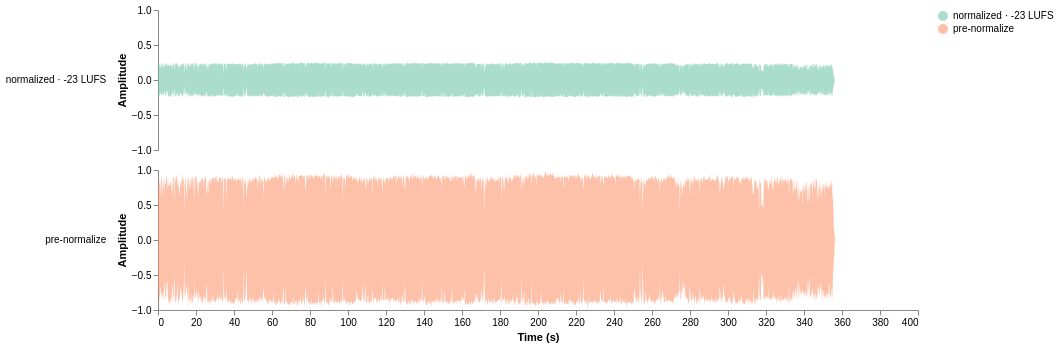

Here is the notebook cell this chart was saved with:
### Code cell
comparison_chart(
    [
        (audio_pre_norm, cfg.target_sr, "pre-normalize"),
        (audio, cfg.target_sr, "normalized · -23 LUFS"),
    ]
)

### Figure 1 — Vega-Lite specification as saved in the notebook (floating-point values rounded to 4 significant figures; data arrays with more than 128 entries replaced by an {"elided": "..."} marker saying what was removed)
{"config": {"view": {"continuousWidth": 300, "continuousHeight": 300, "strokeOpacity": 0}, "axis": {"grid": false}}, "data": {"name": "data-09f65bc5372aac7e23f16d4281596fd2"}, "mark": {"type": "area", "opacity": 0.55}, "encoding": {"color": {"field": "stage", "legend": {"title": null}, "scale": {"scheme": "set2"}, "type": "nominal"}, "row": {"field": "stage", "header": {"labelAlign": "left", "labelAngle": 0}, "title": null, "type": "nominal"}, "x": {"field": "time", "title": "Time (s)", "type": "quantitative"}, "y": {"field": "min", "scale": {"domain": [-1, 1]}, "title": "Amplitude", "type": "quantitative"}, "y2": {"field": "max"}}, "height": 140, "width": 760, "$schema": "https://vega.github.io/schema/vega-lite/v6.4.1.json", "datasets": {"data-09f65bc5372aac7e23f16d4281596fd2": {"elided": "3000 records"}}}
